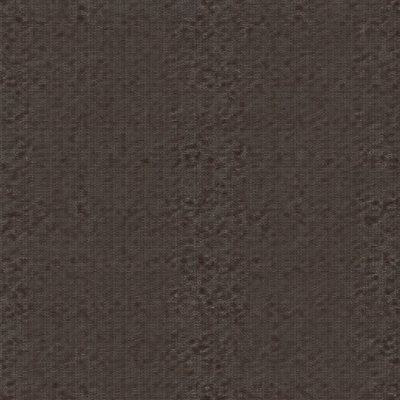
#> input picture check_cuir2.jpg, 400 x 400 px; its folder holds only this picture in this run
$ python -i image_ops.py   (imports and definitions only)
#> lines starting #> are read from the running program, lines starting #| are printed output that depends on the picture
#> further down, picture is the input picture: PIL image 400x400 RGB; mean R, G, B 70.8, 61.2, 56.5
#!/usr/bin/env python3
# -*- coding: utf-8 -*-
"""
Advanced image operations module for 2D & 3D assets (Godot Engine).
Flood-fill background removal, centering, square cropping, PBR map generation (Normal, Roughness, Height, AO, ORM),
spritesheet assembly, pixel-art quantization, and Godot material file (.tres) export.
"""

import math
import os
from typing import List, Optional, Tuple
import numpy as np
from PIL import Image, ImageChops, ImageDraw, ImageEnhance, ImageFilter, ImageOps

# Famous retro palettes for the Pixel Art workflow
PALETTES_RETRO = {
    "pico8": [
        (0, 0, 0), (29, 43, 83), (126, 37, 83), (0, 135, 81),
        (171, 82, 54), (95, 87, 79), (194, 195, 199), (255, 241, 232),
        (255, 0, 77), (255, 163, 0), (255, 236, 39), (0, 228, 54),
        (41, 173, 255), (131, 118, 156), (255, 119, 168), (255, 204, 170)
    ],
    "gameboy": [
        (15, 56, 15), (48, 98, 48), (139, 172, 15), (155, 188, 15)
    ],
    "endesga32": [
        (190, 74, 47), (215, 118, 67), (234, 212, 170), (228, 166, 114),
        (184, 111, 80), (115, 62, 57), (62, 39, 49), (162, 38, 51),
        (228, 59, 68), (247, 118, 34), (254, 174, 52), (254, 231, 97),
        (99, 199, 77), (62, 137, 72), (38, 92, 66), (25, 60, 62),
        (18, 78, 137), (0, 153, 219), (44, 232, 245), (255, 255, 255),
        (192, 203, 220), (139, 155, 180), (90, 105, 136), (58, 68, 102),
        (38, 43, 68), (24, 20, 37), (255, 0, 68), (254, 91, 140),
        (254, 174, 187), (255, 214, 219), (181, 80, 136), (118, 66, 138)
    ]
}


# ==============================================================================
# 1. Background Removal & Centering (2D)
# ==============================================================================
# [239 lines left out: functions detourer_fond_blanc, centrer_et_recadrer, post_process_asset, generer_height_map, generer_normal_map, generer_roughness_map and 4 more, not called in this run]


# ==============================================================================
# 3. Assembly & Pixel Art
# ==============================================================================
def convertir_pixel_art(
    image: Image.Image,
    taille_grille: int = 64,
    taille_export: int = 512,
    palette_nom: str = "pico8"
) -> Image.Image:
    """Turns an asset into a sharp Pixel Art sprite with quantization."""
#> called with taille_grille = 64, taille_export = 512, palette_nom = 'pico8'
    rgba = image.convert("RGBA")
    pixel_img = rgba.resize((taille_grille, taille_grille), Image.Resampling.BILINEAR)

    r, g, b, a = pixel_img.split()
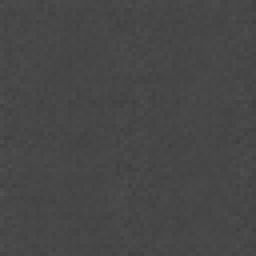
#> r: PIL image 64x64 L (shown 4 times larger); min 62, max 81, mean 70.8
#> a: PIL image 64x64 L; every value is 255
    rgb_img = Image.merge("RGB", (r, g, b))

    palette_colors = PALETTES_RETRO.get(palette_nom.lower(), PALETTES_RETRO["pico8"])

    palette_data = []
    for couleur in palette_colors:
        palette_data.extend(couleur)
    palette_data.extend([0] * (768 - len(palette_data)))

    palette_img = Image.new("P", (1, 1))
    palette_img.putpalette(palette_data)

    rgb_quantifie = rgb_img.quantize(palette=palette_img, dither=Image.Dither.FLOYDSTEINBERG).convert("RGB")
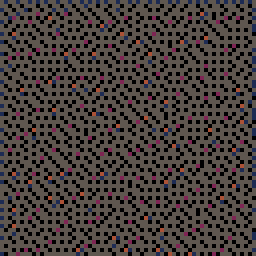
#> rgb_quantifie: PIL image 64x64 RGB (shown 4 times larger); mean R, G, B 70, 61.5, 58.6
    masque_alpha = a.point(lambda p: 255 if p > 120 else 0)

    r_q, g_q, b_q = rgb_quantifie.split()
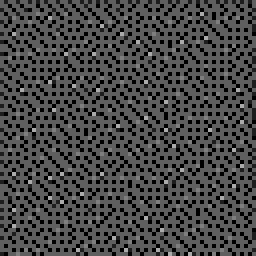
#> r_q: PIL image 64x64 L (shown 4 times larger); min 0, max 171, mean 70
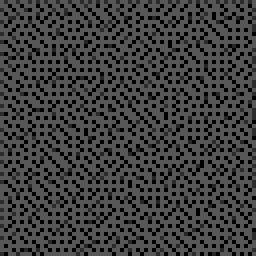
#> g_q: PIL image 64x64 L (shown 4 times larger); min 0, max 87, mean 61.5
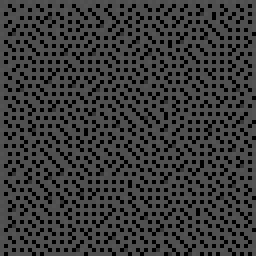
#> b_q: PIL image 64x64 L (shown 4 times larger); min 0, max 83, mean 58.6
    pixel_art_final = Image.merge("RGBA", (r_q, g_q, b_q, masque_alpha))

    if taille_export > taille_grille:
        pixel_art_final = pixel_art_final.resize((taille_export, taille_export), Image.Resampling.NEAREST)
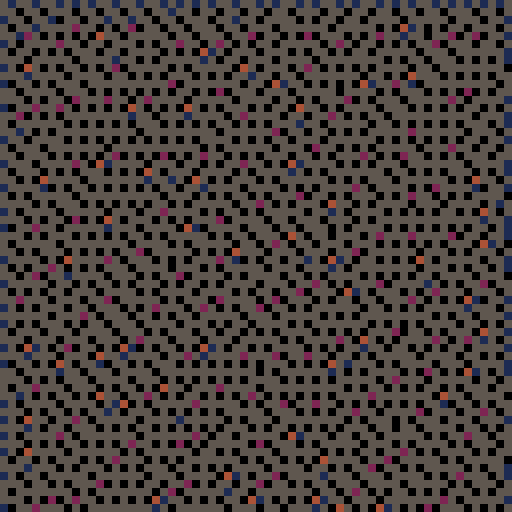
#> pixel_art_final: PIL image 512x512 RGBA; mean R, G, B, A 70, 61.5, 58.6, 255

    return pixel_art_final


# [59 lines left out: functions assembler_spritesheet, creer_apercu_tuilage, not called in this run]

>>> from PIL import Image
>>> picture = Image.open('../check_cuir2.jpg')
>>> result = convertir_pixel_art(picture)
